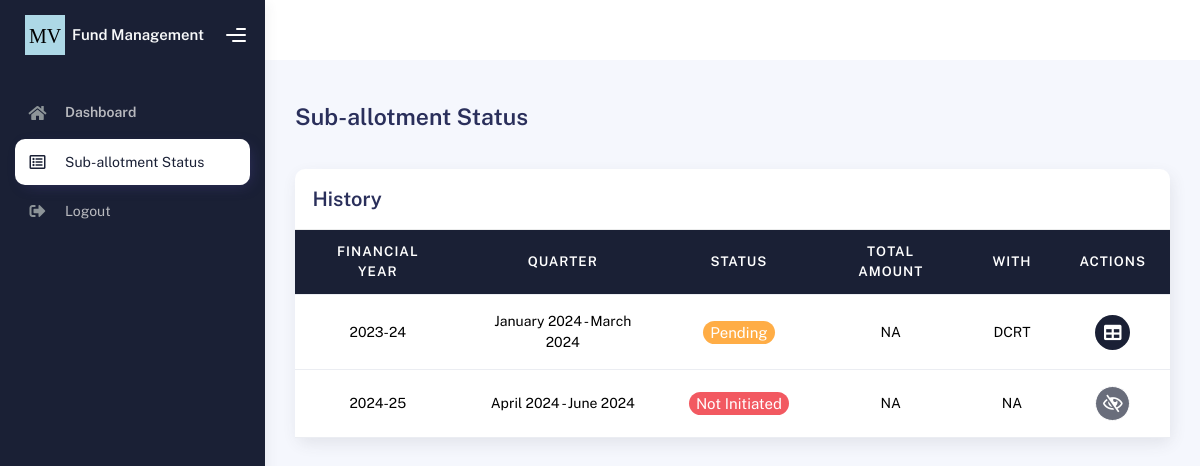
/pages/sub-allotment.php (signed in), run on the app's committed database.
### tables this page shows
CREATE TABLE `fy_quarter` (
  `fy_id` varchar(10) NOT NULL,
  `fy` varchar(7) NOT NULL,
  `quarter` varchar(255) NOT NULL,
  `at_user_id` tinyint(1) DEFAULT NULL
);

### config/DbFunction.php (called while the page is built, shortened)
<?php
class DbFunction{
	function get_fy_status() {
		$db = Database::getInstance();
        $mysqli = $db->getConnection();
        $query = "SELECT
					`fy_quarter`.*,
					`login`.`user_type`,
					COUNT(`fund_release`.`cci_id`) AS 'n_cci',
					SUM(`fund_release`.`amnt_released`) AS 't_amount'
					FROM
						`fy_quarter`
					LEFT JOIN
						`login` ON `fy_quarter`.`at_user_id` = `login`.`id`
					LEFT JOIN
						`fund_release` ON `fy_quarter`.`fy_id` = `fund_release`.`fy_id`
					GROUP BY
						`fy_quarter`.`fy_id`,
						`login`.`user_type`;";
        $rs= $mysqli->query($query);
		while ($r = $rs->fetch_array()) {
			$arr[] = $r;
		}
		return $arr;
	}
}

### pages/sub-allotment.php (the view, shortened to what this page needs)
<?php
include('../config/DbFunction.php');
$obj = new DbFunction();
$arr = $obj->get_fy_status();
?>
<!DOCTYPE html>
<html lang="en">
<head>
    <link rel="stylesheet" href="../assets/css/bootstrap.min.css" />
    <link rel="stylesheet" href="../assets/css/plugins.min.css" />
    <link rel="stylesheet" href="../assets/css/kaiadmin.min.css" />
</head>
<body>
    <div class="wrapper">
        <?php include('sidebar.php');?>
        <div class="main-panel">
            <div class="main-header">
            </div>
            <div class="container">
              <div class="page-inner">
                <div class="d-flex align-items-left align-items-md-center flex-column flex-md-row pt-2 pb-4">
                  <div>
                    <h3 class="fw-bold mb-3">Sub-allotment Status</h3>
                  </div>
                </div>
                <div class="row">
                  <div class="col-md-12">
                    <div class="card card-round">
                      <div class="card-header">
                        <div class="card-head-row">
                          <div class="card-title">History</div>
                        </div>
                      </div>
                      <div class="card-body p-0">
                        <div class="table-responsive">
                          <table class="table mb-0">
                            <thead class="thead-dark align-items-center">
                              <tr>
                                <th scope="col" class="text-center">Financial Year</th>
                                <th scope="col" class="text-center">Quarter</th>
                                <th scope="col" class="text-center">Status</th>
                                <th scope="col" class="text-center">Total Amount</th>
                                <th scope="col" class="text-center">With</th>
                                <th scope="col" class="text-center">Actions</th>
                              </tr>
                            </thead>
                            <tbody>
                              <?php foreach ($arr as $row) { ?>
                              <tr>
                                <td class="text-center"><?php echo $row[1]; ?></td>
                                <td class="text-center"><?php echo $row[2]; ?></td>
                                <?php if ($row[3] == NULL) { ?>
                                <td class="text-center"><span style="font-size: 15px;" class="badge rounded-pill badge-danger">Not Initiated</span></td>
                                <?php } else if ($row[5] == 0){ ?>
                                <td class="text-center"><span style="font-size: 15px;" class="badge rounded-pill badge-warning">Pending</span></td>
                                <?php } else { ?>
                                <td class="text-center"><span style="font-size: 15px;" class="badge rounded-pill badge-success">Approved</span></td>
                                <?php }?>
                                <?php if ($row[6] == NULL) { ?>
                                <td class="text-center">NA</td>
                                <?php } else {?>
                                <td class="text-end">₹<?php echo IND_money_format($row[6]);?></td>
                                <?php }?>
                                <?php if ($row[5] != 0) { ?>
                                <td class="text-center">NA</td>
                                <?php } else {?>
                                <td class="text-center"><?php echo ($row[4] != NULL ? $row[4] : "NA");?></td>
                                <?php }?>
                                <?php if ($row[3] == NULL) { ?>
                                <td class="text-center">
                                  <button type="button" class="btn btn-icon btn-round btn-black" disabled>
                                    <i class="far fa-eye-slash"></i>
                                  </button>
                                </td>
                                <?php } else if ($row[5] == 0 && $_SESSION['login'] == $row[3]){ ?>
                                <?php if ($_SESSION['login'] == 3) {?>
                                  <td class="text-center">
                                  <button type="button" class="btn btn-icon btn-round btn-black" data-bs-toggle="modal" data-bs-target="#dataModal" data-bs-whatever="<?php echo $row[0]; ?>" id="btnModalTablePriv" onclick="addButton(2)">
                                    <i class="fas fa-table"></i>
                                  </button>
                                </td>
                                <?php } } else if ($row[5] == 0){ ?>
                                <td class="text-center">
                                  <button type="button" class="btn btn-icon btn-round btn-black" data-bs-toggle="modal" data-bs-target="#dataModal" data-bs-whatever="<?php echo $row[0]; ?>" id="btnModalView">
                                    <i class="fas fa-eye"></i>
                                  </button>
                                </td>
                                <?php }?>
                              </tr>
                              <?php } ?>
                            </tbody>
                          </table>
                        </div>
                      </div>
                    </div>
                  </div>
                </div>
              </div>
            </div>
        </div>
    </div>
      </body>
</html>

### data on the page
fy_quarter: fy "2023-24", quarter "January 2024 - March 2024", at_user_id "Pending", login.user_type "DCRT"
fy_quarter: fy "2024-25", quarter "April 2024 - June 2024", shows "Not Initiated", shows "NA"
